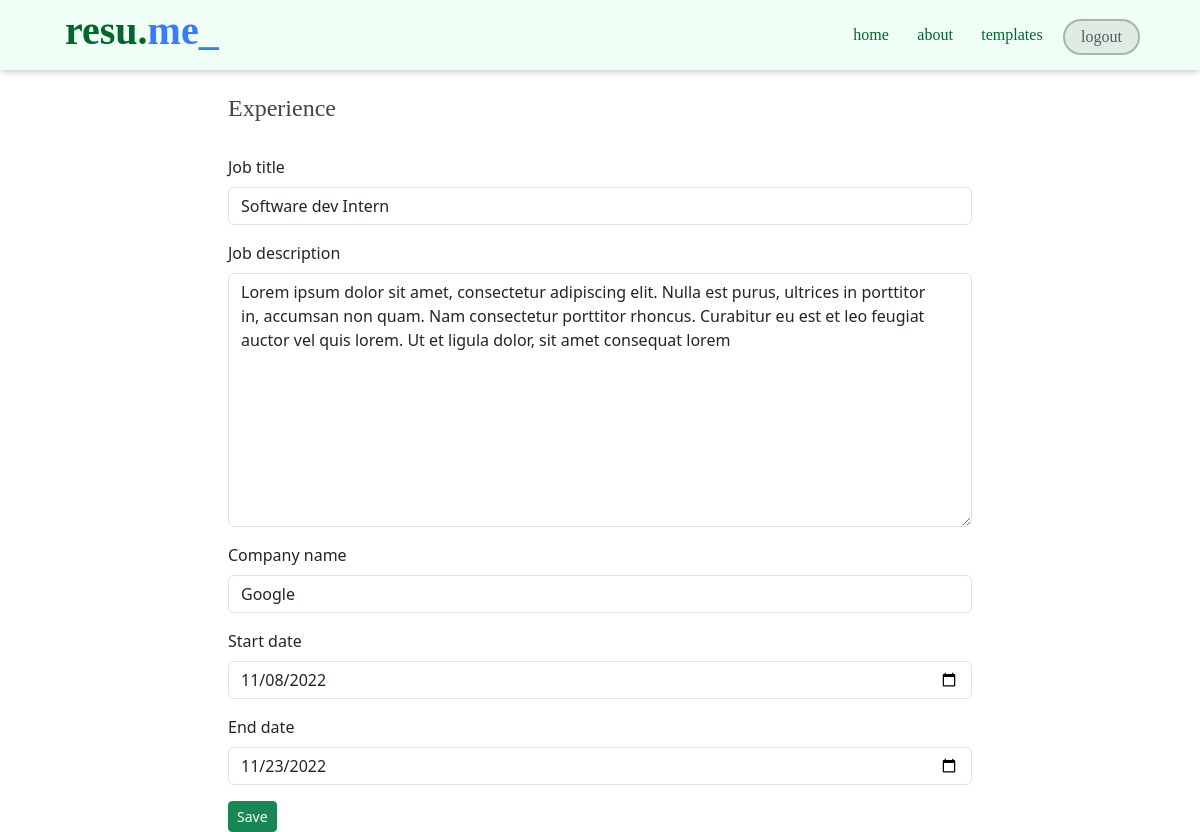
/experiences/2/ (signed in), run on the app's committed database.
### profiles_app/models.py (models this page shows, shortened)
class Experience(models.Model):
    profile = models.ForeignKey(Profile, on_delete=models.CASCADE)
    job_title = models.CharField(max_length=200)
    job_description = models.TextField()
    company_name = models.CharField(max_length=100)
    start_date = models.DateField(null=True, blank=True)
    end_date = models.DateField(null=True, blank=True)

### main_app/views.py (the view)
# urls.py: path("experiences/<int:experience_id>/", views.edit_experience , name="experiences"),
@login_required
def edit_experience(request, experience_id ):
    experience = Experience.objects.get(id = experience_id)
    if request.method != 'POST':
        experience_form = ExperiencesForm(instance=experience)
    else:
        experience_form = ExperiencesForm(instance=experience,data=request.POST)
        if experience_form.is_valid():
            experience_form.save()
            return redirect("main_app:index")
    context = {
        "experience":experience,
        "experience_form":experience_form,
        }
    return render(request, 'main_app/experience.html', context)

### profiles_app/forms.py
class ExperiencesForm(ModelForm):
    start_date = forms.DateField(widget = forms.widgets.DateInput(attrs={'type':'date','rows':1 ,'columns':2}))
    end_date = forms.DateField(widget = forms.widgets.DateInput(attrs={'type':'date','rows':1 ,'columns':2}))
    class Meta:
        model = Experience
        fields = '__all__'
        exclude = ['profile']

### main_app/templates/main_app/experience.html (shortened to what this page needs)
{% extends "main_app/base.html" %}
{% load bootstrap5 %}
{% block content %}
<nav class="navbar navbar-expand-lg fixed-top" style="background-color:#63f79e19;height:70px;position: relative;box-shadow: 0 0 8px rgb(170, 170, 170);">
    <div class="container-fluid" style="width: 92%;">
      {% if user.is_authenticated %}
      <a class="navbar-brand d-flex" href="{% url 'main_app:index' %}">
      &nbsp;<h1 style="color:#00672A;font-weight:600;font-family:Cambria, Cochin, Georgia, Times, 'Times New Roman', serif;" >resu.</h1>
      <h1 style="color: rgb(53, 124, 255);font-weight:600;font-family:Cambria, Cochin, Georgia, Times, 'Times New Roman', serif;">me_</h1>  &nbsp;
    </a>
    {% endif %}
        <div style="background-color:#63f79e00;" class="d-none d-lg-block ">
            <div >
                <ul class="navbar-nav  me-auto mb-2 mb-lg-0">
                    <li class="nav-item">
                        <a style="color:#00672A;" class="nav-link" href="#">home</a>
                    </li>&nbsp;&nbsp;&nbsp;
                    <li class="nav-item">
                        <a style="color: #00672A;" class="nav-link" href="#">about</a>
                    </li>&nbsp;&nbsp;&nbsp;
                    <li class="nav-item">
                        <a style="color: #00672A;" class="nav-link" href="#">templates</a>
                    </li>&nbsp;&nbsp;&nbsp;
                    {%  if user.is_authenticated %}
                    <li class="nav-item" style="padding-top:4px;">
                        <a style="color: #595959; background-color: #65656520; font-size: 1rem;border:#5555555f 2px solid;" class=" btn btn-sm rounded-pill" href="{% url 'profiles_app:logout' %}"> &nbsp; logout &nbsp; </a>
                    </li>
                    {%  else %}
                    <li class="nav-item" style="padding-top:4px;">
                        <a style="color: #00672A; background-color: #95f8bd51; font-size: 0.85rem;border:#00ec5e5f 2px solid;" class=" btn btn-sm rounded-pill" href="{% url 'profiles_app:login' %}"> &nbsp; sign in &nbsp; </a>
                    </li>
                    {%  endif %}
                </ul>
            </div>
      </div>
        </div>
  </nav>
  <div class="container">
      <br>
    <div class="d-flex justify-content-center">
        <div class="col-8">
                <h4>Experience</h4>
            <br>
            <form action="{% url 'main_app:experiences' experience.id %}" method="post">
                {% bootstrap_form experience_form %}
                <button class="btn btn-success btn-sm" name="submit">Save</button>
            </form>
        </div>
    </div>
  </div>
{% endblock content %}

### main_app/templates/main_app/base.html (shortened to what this page needs)
<!DOCTYPE html>
<html lang="en">
<head>
    {% load static %}
    {% load bootstrap5 %}
    {% bootstrap_css %}
    <link rel="stylesheet" href="https://cdn.jsdelivr.net/npm/bootstrap-icons@1.8.3/font/bootstrap-icons.css">
</head>
    {% block content %}{% endblock content %}
</html>

### main_app/templates/main_app/base.html (style rules this page uses)
p, h1, h2, h3, h4, h5, h6, button, a, li { font-family:poppins; color: #444444 ; }

### data on the page
Experience: job_title "Software dev Intern", job_description "Lorem ipsum dolor sit amet, consectetur adipiscing elit. Nulla est purus, ultrices in porttitor in, accumsan non quam. Nam consectetur porttitor rhoncus. Curabitur eu est et leo feugiat auctor vel quis lorem. Ut et ligula dolor, sit amet consequat lorem", company_name "Google", start_date "11/08/2022", end_date "11/23/2022"
